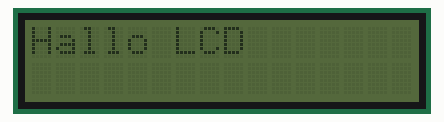
Recording of a sketch running on a simulated Arduino Uno, built with avr-gcc and run on an emulated ATmega328P. Shown: 16×2 character LCD. What the sketch prints to the serial monitor is not drawn.

Above: at 0.1 s.
At 2.1 s:
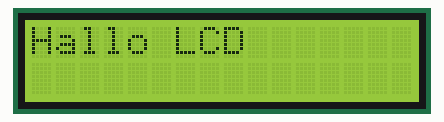

The sketch:

55_Hallo_LCD.ino
```cpp
/*es gibt unter Beispiele ein Testprogramm, mit dessen Hilfe man verschiedene Modi ausprobieren kann
...einfach mal testen
*/

#include <Wire.h>
#include <LiquidCrystal_PCF8574.h>

// Zunächst wird ein Objekt mit dem Namen "mein_lcd" der Klasse LiquidCrystal_PCF8574 erzeugt
LiquidCrystal_PCF8574 mein_lcd(0x27);  // I2C-Adresse des LCD auf 0x27 festlegen (Standard 16 Zeichen und 2 Zeilen)


void setup()
{
  i2c_LCD_init();

} // Ende setup()


void loop()
{

  //hier passiert nichts

} //Ende loop()
```

i2c_LCD_init.ino
```cpp
void i2c_LCD_init(void)
{
  uint8_t error;

  Serial.begin(115200);

  while (!Serial); //Solange der serielle Monitor aktiv ist

  Serial.println("Versuche I2C Chip PCF8574 auf der Adresse 0x27 zu erreichen...");

  Wire.begin(); //Starte I2C Verbindung ...
  Wire.beginTransmission(0x27); //...sende Nachricht an Adresse 0x27
  error = Wire.endTransmission(); //Beende I2C Verbindung und speichere den Rückgabewert der Funktion ...kommt später noch genauer
  Serial.print("Error: ");
  Serial.print(error); //...gib den Fehler aus --> 0 entspricht erfolgreiche Verbindung (siehe Reference)

  if (error == 0) // Wenn kein Fehler... dann
  {
    Serial.println(": LCD gefunden.");
    mein_lcd.begin(16, 2);  // initialisiere das LCD
    mein_lcd.print("Hallo LCD");
    delay(2000);
    mein_lcd.setBacklight(127);
    mein_lcd.setCursor(0,0);
  }
  else
  {
    Serial.println("LCD wurde nicht gefunden");
  }


}//Init beendet
```
